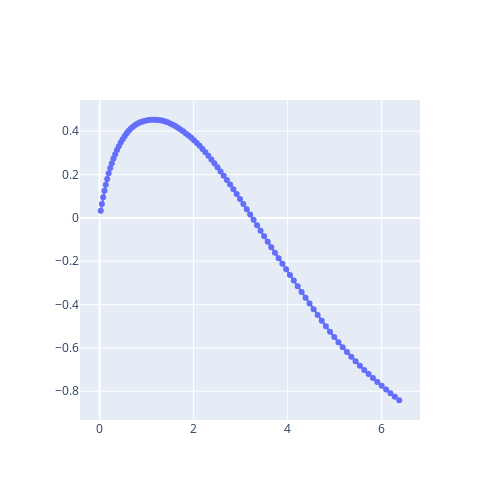

The notebook cell saved with this chart:
### Markdown cell above
Learn the dynamics $\frac{\partial p}{\partial t}$ of the path

### Code cell
dyn = MLP(in_channels=1, hidden_channels=[256, 256, 2]).to(device)

x_0 = torch.tensor([0.0, 0.0], device=device)

# Integrate the dynamics from t=0 to 1
T = torch.linspace(0, 1, 100, device=device)[:,None]
dx = dyn(T)
x = torch.cumsum(dx, dim=0) + x_0

fig = go.Figure()
fig.add_trace(go.Scatter(x=x[:, 0].detach().cpu().numpy(), y=x[:, 1].detach().cpu().numpy(), mode='markers+lines'))
fig.update_layout(width=500, height=500, scene_aspectmode='data')
fig.show()
